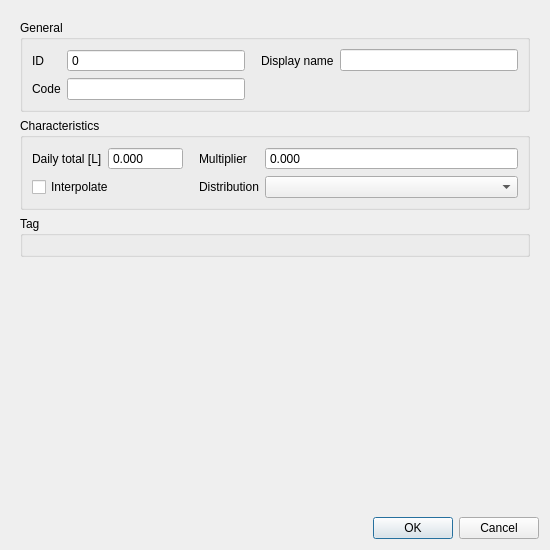
<?xml version="1.0" encoding="UTF-8"?>
<ui version="4.0">
 <class>Form</class>
 <widget class="QWidget" name="Form">
  <property name="geometry">
   <rect>
    <x>0</x>
    <y>0</y>
    <width>550</width>
    <height>550</height>
   </rect>
  </property>
  <property name="windowTitle">
   <string>Form</string>
  </property>
  <property name="locale">
   <locale language="English" country="UnitedStates"/>
  </property>
  <layout class="QGridLayout" name="gridLayout">
   <item row="4" column="0">
    <widget class="QDialogButtonBox" name="buttonBox">
     <property name="standardButtons">
      <set>QDialogButtonBox::Cancel|QDialogButtonBox::Ok</set>
     </property>
    </widget>
   </item>
   <item row="0" column="0">
    <widget class="QScrollArea" name="scrollArea">
     <property name="frameShape">
      <enum>QFrame::NoFrame</enum>
     </property>
     <property name="widgetResizable">
      <bool>true</bool>
     </property>
     <widget class="QWidget" name="scrollAreaWidgetContents">
      <property name="geometry">
       <rect>
        <x>0</x>
        <y>0</y>
        <width>532</width>
        <height>503</height>
       </rect>
      </property>
      <layout class="QGridLayout" name="gridLayout_2">
       <item row="2" column="0">
        <widget class="QGroupBox" name="grp_tag">
         <property name="font">
          <font>
           <weight>50</weight>
           <bold>false</bold>
          </font>
         </property>
         <property name="title">
          <string>Tag</string>
         </property>
         <layout class="QGridLayout" name="gridLayout_16">
          <item row="0" column="0" colspan="2">
           <layout class="QHBoxLayout" name="tags_layout"/>
          </item>
         </layout>
        </widget>
       </item>
       <item row="4" column="0">
        <spacer name="verticalSpacer">
         <property name="orientation">
          <enum>Qt::Vertical</enum>
         </property>
         <property name="sizeHint" stdset="0">
          <size>
           <width>20</width>
           <height>40</height>
          </size>
         </property>
        </spacer>
       </item>
       <item row="0" column="0">
        <widget class="QGroupBox" name="grp_general">
         <property name="enabled">
          <bool>true</bool>
         </property>
         <property name="locale">
          <locale language="English" country="UnitedStates"/>
         </property>
         <property name="title">
          <string>General</string>
         </property>
         <layout class="QGridLayout" name="gridLayout_4">
          <item row="1" column="0">
           <widget class="QLabel" name="label_7">
            <property name="locale">
             <locale language="English" country="UnitedStates"/>
            </property>
            <property name="text">
             <string>Code</string>
            </property>
            <property name="alignment">
             <set>Qt::AlignLeading|Qt::AlignLeft|Qt::AlignVCenter</set>
            </property>
           </widget>
          </item>
          <item row="0" column="0">
           <widget class="QLabel" name="label_4">
            <property name="locale">
             <locale language="English" country="UnitedStates"/>
            </property>
            <property name="text">
             <string>ID</string>
            </property>
            <property name="alignment">
             <set>Qt::AlignLeading|Qt::AlignLeft|Qt::AlignVCenter</set>
            </property>
           </widget>
          </item>
          <item row="1" column="1">
           <widget class="QLineEdit" name="code">
            <property name="sizePolicy">
             <sizepolicy hsizetype="Expanding" vsizetype="Fixed">
              <horstretch>0</horstretch>
              <verstretch>0</verstretch>
             </sizepolicy>
            </property>
            <property name="locale">
             <locale language="English" country="UnitedStates"/>
            </property>
            <property name="clearButtonEnabled">
             <bool>true</bool>
            </property>
           </widget>
          </item>
          <item row="0" column="1">
           <widget class="QSpinBox" name="id">
            <property name="locale">
             <locale language="English" country="UnitedStates"/>
            </property>
            <property name="readOnly">
             <bool>true</bool>
            </property>
            <property name="buttonSymbols">
             <enum>QAbstractSpinBox::NoButtons</enum>
            </property>
            <property name="maximum">
             <number>99999999</number>
            </property>
            <property name="showClearButton" stdset="0">
             <bool>true</bool>
            </property>
            <property name="clearValue" stdset="0">
             <bool>true</bool>
            </property>
            <property name="expressionsEnabled" stdset="0">
             <bool>false</bool>
            </property>
           </widget>
          </item>
          <item row="0" column="2">
           <widget class="QLabel" name="label_2">
            <property name="locale">
             <locale language="English" country="UnitedStates"/>
            </property>
            <property name="text">
             <string>Display name</string>
            </property>
            <property name="alignment">
             <set>Qt::AlignLeading|Qt::AlignLeft|Qt::AlignVCenter</set>
            </property>
            <property name="indent">
             <number>10</number>
            </property>
           </widget>
          </item>
          <item row="0" column="3">
           <widget class="QLineEdit" name="display_name">
            <property name="sizePolicy">
             <sizepolicy hsizetype="Expanding" vsizetype="Fixed">
              <horstretch>0</horstretch>
              <verstretch>0</verstretch>
             </sizepolicy>
            </property>
            <property name="locale">
             <locale language="English" country="UnitedStates"/>
            </property>
            <property name="clearButtonEnabled">
             <bool>true</bool>
            </property>
           </widget>
          </item>
         </layout>
        </widget>
       </item>
       <item row="1" column="0">
        <widget class="QGroupBox" name="grp_characteristics">
         <property name="title">
          <string>Characteristics</string>
         </property>
         <layout class="QGridLayout" name="gridLayout_3">
          <item row="0" column="2">
           <widget class="QLabel" name="label_8">
            <property name="locale">
             <locale language="English" country="UnitedStates"/>
            </property>
            <property name="text">
             <string>Multiplier</string>
            </property>
            <property name="alignment">
             <set>Qt::AlignLeading|Qt::AlignLeft|Qt::AlignVCenter</set>
            </property>
            <property name="indent">
             <number>10</number>
            </property>
           </widget>
          </item>
          <item row="0" column="1">
           <widget class="QDoubleSpinBox" name="daily_total">
            <property name="buttonSymbols">
             <enum>QAbstractSpinBox::NoButtons</enum>
            </property>
            <property name="decimals">
             <number>3</number>
            </property>
            <property name="maximum">
             <double>10000000000000000.000000000000000</double>
            </property>
           </widget>
          </item>
          <item row="0" column="3">
           <widget class="QDoubleSpinBox" name="multiplier">
            <property name="buttonSymbols">
             <enum>QAbstractSpinBox::NoButtons</enum>
            </property>
            <property name="decimals">
             <number>3</number>
            </property>
            <property name="maximum">
             <double>10000000000000000.000000000000000</double>
            </property>
           </widget>
          </item>
          <item row="0" column="0">
           <widget class="QLabel" name="label_3">
            <property name="text">
             <string>Daily total [L]</string>
            </property>
           </widget>
          </item>
          <item row="1" column="0" colspan="2">
           <widget class="QCheckBox" name="interpolate">
            <property name="text">
             <string>Interpolate</string>
            </property>
           </widget>
          </item>
          <item row="1" column="2">
           <widget class="QLabel" name="label">
            <property name="text">
             <string>Distribution</string>
            </property>
            <property name="indent">
             <number>10</number>
            </property>
           </widget>
          </item>
          <item row="1" column="3">
           <widget class="QComboBox" name="dry_weather_flow_distribution_id">
            <property name="sizePolicy">
             <sizepolicy hsizetype="Expanding" vsizetype="Fixed">
              <horstretch>0</horstretch>
              <verstretch>0</verstretch>
             </sizepolicy>
            </property>
           </widget>
          </item>
         </layout>
        </widget>
       </item>
      </layout>
     </widget>
    </widget>
   </item>
  </layout>
 </widget>
 <tabstops>
  <tabstop>scrollArea</tabstop>
  <tabstop>id</tabstop>
  <tabstop>display_name</tabstop>
  <tabstop>code</tabstop>
  <tabstop>daily_total</tabstop>
  <tabstop>multiplier</tabstop>
  <tabstop>interpolate</tabstop>
  <tabstop>dry_weather_flow_distribution_id</tabstop>
 </tabstops>
 <resources/>
 <connections/>
</ui>
